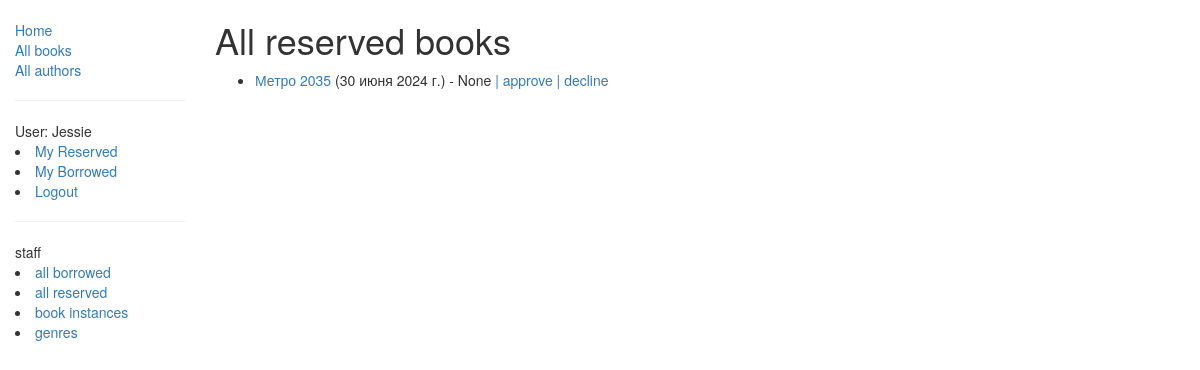
The page /catalog/libR/ (signed in) on the database as committed earlier.
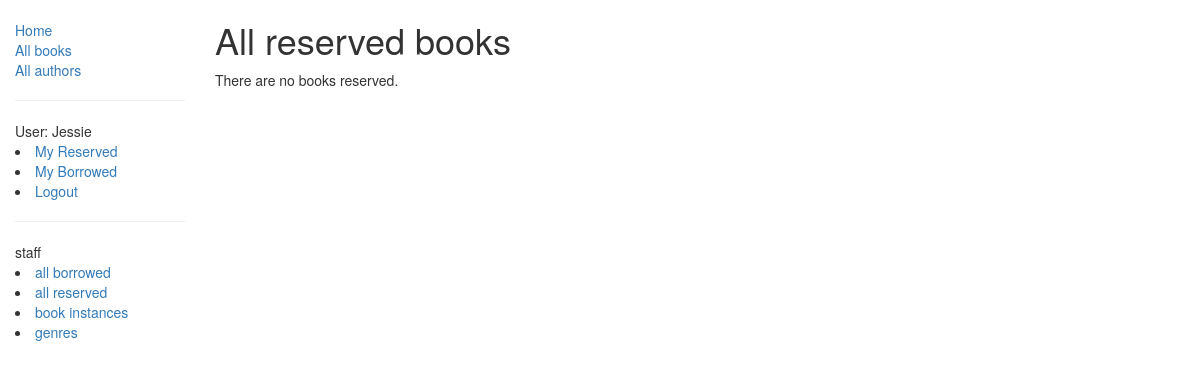
The same page on the database as committed later.
### catalog/models.py (models this page shows, shortened)
class BookInstance(PermissionRequiredMixin, models.Model):
    id = models.UUIDField(primary_key=True, default=uuid.uuid4, help_text="Unique ID for this particular book across whole library")
    book = models.ForeignKey('Book', on_delete=models.SET_NULL, null=True)
    imprint = models.CharField(max_length=200)
    due_back = models.DateField(null=True, blank=True)
    LOAN_STATUS = (
        ('m', 'Maintenance'),
        ('o', 'On loan'),
        ('a', 'Available'),
        ('r', 'Reserved'),
    )
    status = models.CharField(max_length=1, choices=LOAN_STATUS, blank=True, default='m', help_text='Book availability')
    borrower = models.ForeignKey(User, on_delete=models.SET_NULL, null=True, blank=True)
    @property
    def is_overdue(self):
        if self.due_back and date.today() > self.due_back:
            return True
        return False
    class Meta:
        ordering = ["due_back"]
        permissions = (("can_mark_returned", "Set book as returned"),)

class Book(models.Model):
    title = models.CharField(max_length=200)
    author = models.ForeignKey('Author', on_delete=models.SET_NULL, null=True)
    summary = models.TextField(max_length=1000, help_text="Enter a brief description of the book")
    isbn = models.CharField('ISBN',max_length=13, help_text='13 Character <a href="https://www.isbn-international.org/content/what-isbn">ISBN number</a>')
    language = models.CharField(max_length=100, help_text='the language in which the book is written')
    genre = models.ManyToManyField(Genre, help_text="Select a genre for this book")
    def display_genre(self):
        return ', '.join([ genre.name for genre in self.genre.all()[:3] ])
    display_genre.short_description = 'Genre'

### catalog/views.py (the view)
@permission_required('catalog.change_bookinstance')
def libR(request):
    bookinst = BookInstance.objects.filter(status__exact='r').order_by('due_back')
    return render(request, 'libR.html', context={'bookinstance_list':bookinst})

### catalog/templates/libR.html
{% extends "base.html" %}
{% block content %}
    <h1>All reserved books</h1>
    {% if bookinstance_list %}
    <ul>
      {% for bookinst in bookinstance_list %}
      <li class="{% if bookinst.is_overdue %}text-danger{% endif %}">
        <a href="{% url 'book-detail' bookinst.book.pk %}">{{bookinst.book.title}}</a> ({{ bookinst.due_back }}) - {{bookinst.borrower}}
        {% if perms.catalog.can_mark_returned %}
          <a href="{% url 'approvebook' bookinst.id %}">| approve</a>
        {% endif %}
        {% if perms.catalog.change_bookinstance %}
          <a href="{% url 'fokus' bookinst.id %}">| decline</a>
        {% endif %}
      </li>
      {% endfor %}
    </ul>
    {% else %}
      <p>There are no books reserved.</p>
    {% endif %}
{% endblock %}

Rows that differ between the two databases and show on the page:
no longer on this page (row edited): BookInstance: book "Метро 2035", due_back "30 июня 2024 г.", borrower "None"
Other text that changed with them:
text now shown: "There are no books reserved."
